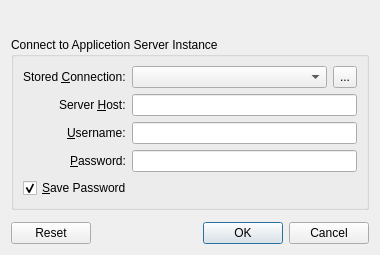
<?xml version="1.0" encoding="UTF-8"?>
<ui version="4.0">
 <class>LoginDialog</class>
 <widget class="QDialog" name="LoginDialog">
  <property name="geometry">
   <rect>
    <x>0</x>
    <y>0</y>
    <width>380</width>
    <height>241</height>
   </rect>
  </property>
  <property name="windowTitle">
   <string>Connect to Applicetion Server Instance</string>
  </property>
  <property name="modal">
   <bool>false</bool>
  </property>
  <layout class="QVBoxLayout" name="verticalLayout">
   <property name="spacing">
    <number>12</number>
   </property>
   <property name="sizeConstraint">
    <enum>QLayout::SetDefaultConstraint</enum>
   </property>
   <item>
    <widget class="QLabel" name="titleLabel">
     <property name="text">
      <string notr="true"/>
     </property>
    </widget>
   </item>
   <item>
    <widget class="QGroupBox" name="groupBox">
     <property name="title">
      <string>Connect to Applicetion Server Instance</string>
     </property>
     <layout class="QVBoxLayout" name="verticalLayout1">
      <item>
       <layout class="QFormLayout" name="formLayout">
        <property name="labelAlignment">
         <set>Qt::AlignRight|Qt::AlignTrailing|Qt::AlignVCenter</set>
        </property>
        <item row="0" column="0">
         <widget class="QLabel" name="storedConnectionsLabel">
          <property name="text">
           <string>Stored &amp;Connection:</string>
          </property>
          <property name="buddy">
           <cstring>storedConnectionsComboBox</cstring>
          </property>
         </widget>
        </item>
        <item row="1" column="0">
         <widget class="QLabel" name="hostnameLabel">
          <property name="text">
           <string>Server &amp;Host:</string>
          </property>
          <property name="buddy">
           <cstring>hostnameLineEdit</cstring>
          </property>
         </widget>
        </item>
        <item row="2" column="0">
         <widget class="QLabel" name="usernameLabel">
          <property name="text">
           <string>&amp;Username:</string>
          </property>
          <property name="buddy">
           <cstring>usernameLineEdit</cstring>
          </property>
         </widget>
        </item>
        <item row="3" column="0">
         <widget class="QLabel" name="passwordLabel">
          <property name="text">
           <string>&amp;Password:</string>
          </property>
          <property name="buddy">
           <cstring>passwordLineEdit</cstring>
          </property>
         </widget>
        </item>
        <item row="1" column="1">
         <widget class="QLineEdit" name="hostnameLineEdit">
          <property name="sizePolicy">
           <sizepolicy hsizetype="MinimumExpanding" vsizetype="Fixed">
            <horstretch>0</horstretch>
            <verstretch>0</verstretch>
           </sizepolicy>
          </property>
          <property name="contextMenuPolicy">
           <enum>Qt::NoContextMenu</enum>
          </property>
          <property name="maxLength">
           <number>500</number>
          </property>
         </widget>
        </item>
        <item row="2" column="1">
         <widget class="QLineEdit" name="usernameLineEdit">
          <property name="sizePolicy">
           <sizepolicy hsizetype="MinimumExpanding" vsizetype="Fixed">
            <horstretch>0</horstretch>
            <verstretch>0</verstretch>
           </sizepolicy>
          </property>
          <property name="contextMenuPolicy">
           <enum>Qt::NoContextMenu</enum>
          </property>
          <property name="inputMask">
           <string notr="true"/>
          </property>
          <property name="maxLength">
           <number>20</number>
          </property>
         </widget>
        </item>
        <item row="3" column="1">
         <widget class="QLineEdit" name="passwordLineEdit">
          <property name="sizePolicy">
           <sizepolicy hsizetype="MinimumExpanding" vsizetype="Fixed">
            <horstretch>0</horstretch>
            <verstretch>0</verstretch>
           </sizepolicy>
          </property>
          <property name="contextMenuPolicy">
           <enum>Qt::NoContextMenu</enum>
          </property>
          <property name="text">
           <string/>
          </property>
          <property name="maxLength">
           <number>50</number>
          </property>
          <property name="echoMode">
           <enum>QLineEdit::Password</enum>
          </property>
         </widget>
        </item>
        <item row="0" column="1">
         <layout class="QHBoxLayout" name="horizontalLayout_4">
          <item>
           <widget class="QComboBox" name="storedConnectionsComboBox">
            <property name="sizePolicy">
             <sizepolicy hsizetype="MinimumExpanding" vsizetype="Fixed">
              <horstretch>0</horstretch>
              <verstretch>0</verstretch>
             </sizepolicy>
            </property>
            <property name="contextMenuPolicy">
             <enum>Qt::NoContextMenu</enum>
            </property>
            <property name="editable">
             <bool>false</bool>
            </property>
           </widget>
          </item>
          <item>
           <widget class="QToolButton" name="configureStoredConnectionsButton">
            <property name="sizePolicy">
             <sizepolicy hsizetype="Preferred" vsizetype="Preferred">
              <horstretch>0</horstretch>
              <verstretch>0</verstretch>
             </sizepolicy>
            </property>
            <property name="text">
             <string>...</string>
            </property>
            <property name="autoRaise">
             <bool>false</bool>
            </property>
           </widget>
          </item>
         </layout>
        </item>
       </layout>
      </item>
      <item>
       <widget class="QCheckBox" name="savePasswordCheckBox">
        <property name="text">
         <string>&amp;Save Password</string>
        </property>
        <property name="checked">
         <bool>true</bool>
        </property>
       </widget>
      </item>
     </layout>
    </widget>
   </item>
   <item>
    <widget class="QDialogButtonBox" name="buttonBox">
     <property name="orientation">
      <enum>Qt::Horizontal</enum>
     </property>
     <property name="standardButtons">
      <set>QDialogButtonBox::Cancel|QDialogButtonBox::Ok|QDialogButtonBox::Reset</set>
     </property>
    </widget>
   </item>
  </layout>
 </widget>
 <resources/>
 <connections>
  <connection>
   <sender>buttonBox</sender>
   <signal>accepted()</signal>
   <receiver>LoginDialog</receiver>
   <slot>accept()</slot>
   <hints>
    <hint type="sourcelabel">
     <x>248</x>
     <y>254</y>
    </hint>
    <hint type="destinationlabel">
     <x>157</x>
     <y>274</y>
    </hint>
   </hints>
  </connection>
  <connection>
   <sender>buttonBox</sender>
   <signal>rejected()</signal>
   <receiver>LoginDialog</receiver>
   <slot>reject()</slot>
   <hints>
    <hint type="sourcelabel">
     <x>316</x>
     <y>260</y>
    </hint>
    <hint type="destinationlabel">
     <x>286</x>
     <y>274</y>
    </hint>
   </hints>
  </connection>
 </connections>
</ui>
